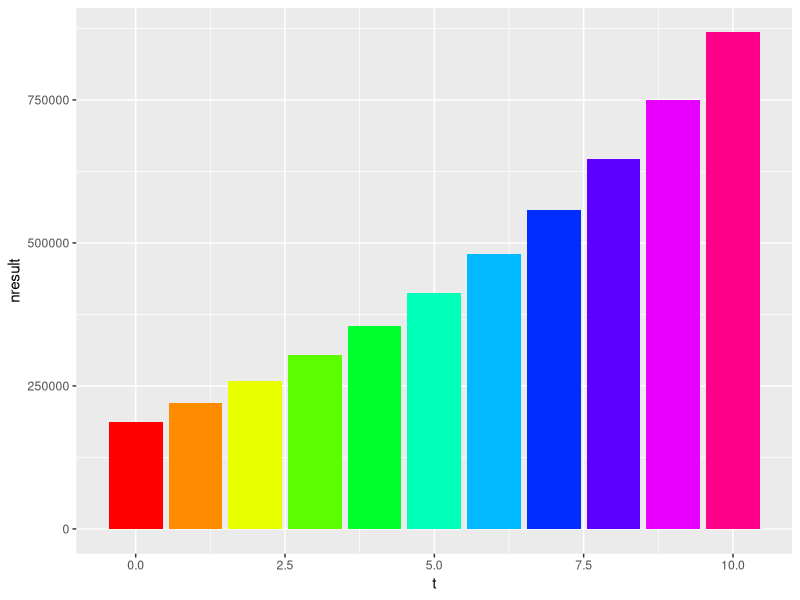
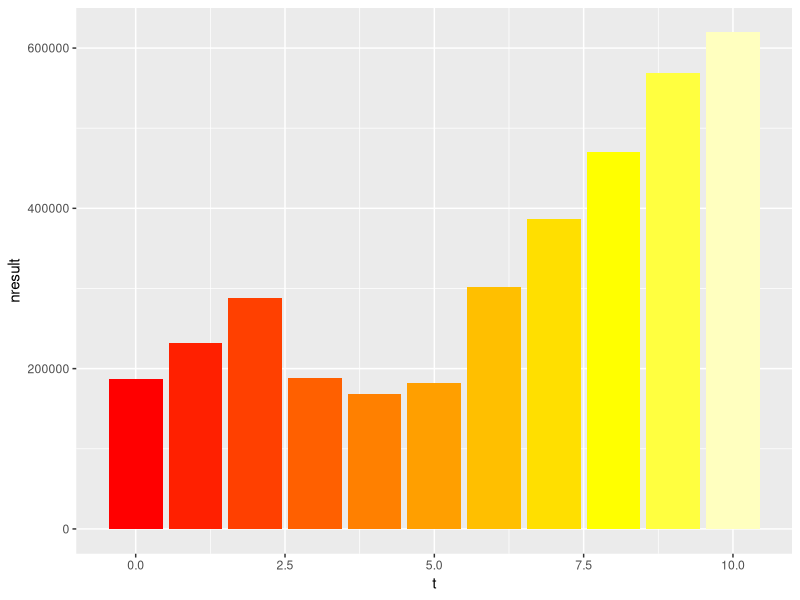
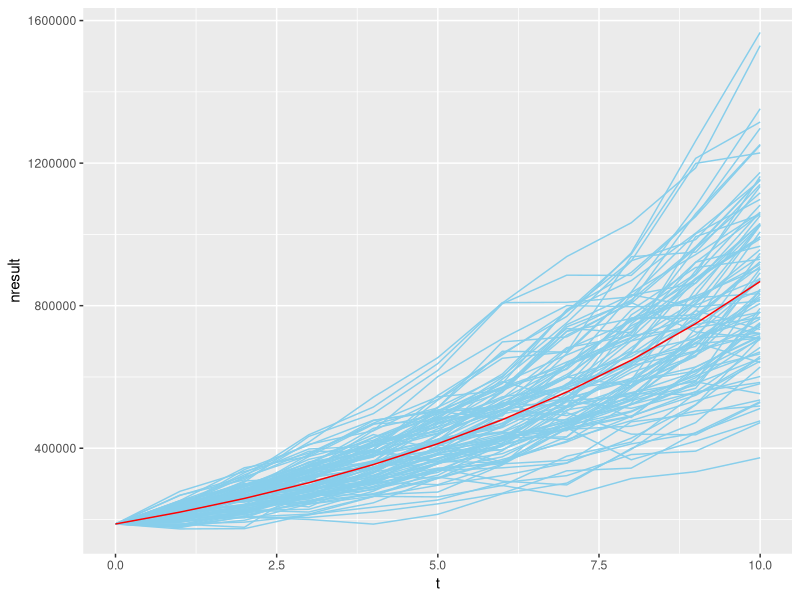
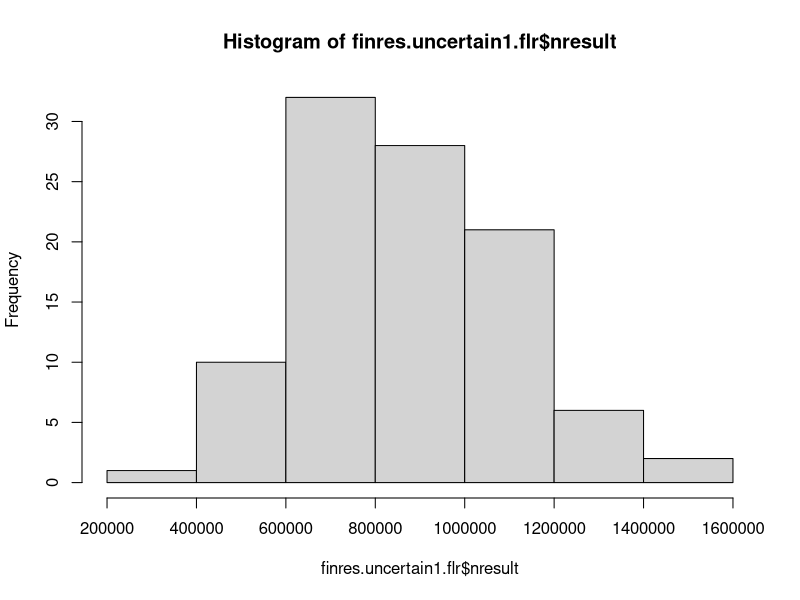
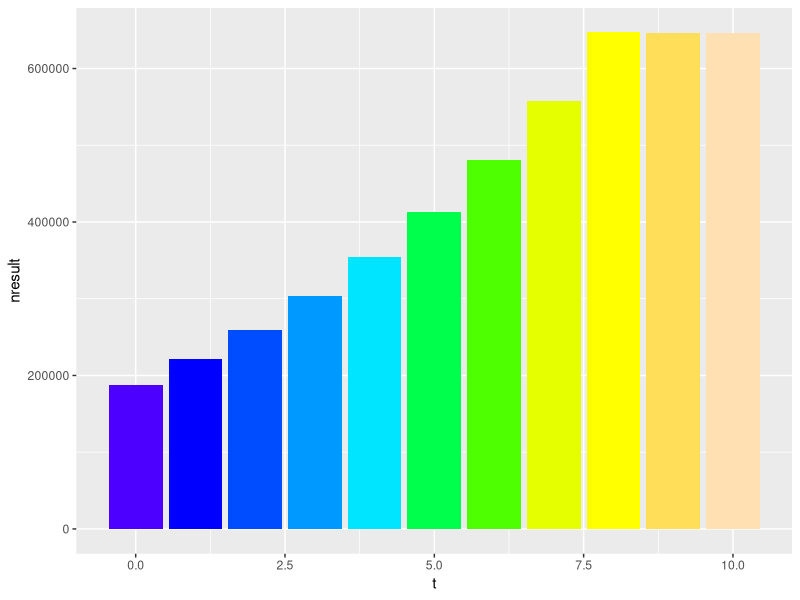

Recreate these plots in R, in order.
## ---- chunk 1
# Turn off scientific notation
options(scipen=999)

# Define starting values
t <- 0
sales <- 1000000
varcosts <- sales * 0.7
fixcosts <- 50000
gresult <- sales - varcosts - fixcosts
taxes <- gresult * 0.25
nresult <- gresult - taxes

finres <- data.frame(t, sales, varcosts, fixcosts, gresult, taxes, nresult)
finres
## ---- chunk 2
# Define a function for calculating growing end values
growthcalc <- function(startvalue, rate) {
  
  endvalue <- startvalue * (1 + rate)
  return(endvalue)
  
}

# Calculate a growing independent series and combine them in data frame
growth <- 0.15
inflation <- 0.012

for (s in c(1:10)) {
  
  t <- c(t, s)
  sales <- c(sales,
             growthcalc(sales[s],
                        growth)
             )
  fixcosts <- c(fixcosts,
                growthcalc(fixcosts[s],
                           inflation)
                )
  
}

finres <- data.frame(t, sales, fixcosts)

# Calculate dependent series
library(dplyr)
finres <- mutate(finres,
                 varcosts = sales * 0.7,
                 gresult = sales - varcosts - fixcosts,
                 taxes = gresult * 0.25,
                 nresult = gresult - taxes
                 )

# Plot series
library(ggplot2)
ggplot(finres, aes(x = t, y = nresult)) +
  geom_col(fill = rainbow(max(t)+1)) +
  theme(legend.position="none")
## ---- chunk 3
# Define starting values
t <- 0
sales <- 1000000
fixcosts <- 50000

# Calculate a growing independent series and combine them in data frame with uncertainty
stdevg <- 0.20
stdevi <- 0.005

for (s in c(1:10)) {
  
  t <- c(t, s)
  sales <- c(sales,
             growthcalc(sales[s],
                        rnorm(1, mean = growth, sd = stdevg)
                        )
             )
  fixcosts <- c(fixcosts,
                growthcalc(fixcosts[s],
                           rnorm(1, mean = inflation, sd = stdevi)
                           )
                )
  
}

finres.uncertain <- data.frame(t, sales, fixcosts)

# Calculate dependent series
finres.uncertain <- mutate(finres.uncertain,
                 varcosts = sales * 0.7,
                 gresult = sales - varcosts - fixcosts,
                 taxes = gresult * 0.25,
                 nresult = gresult - taxes
                 )

# Plot series
ggplot(finres.uncertain, aes(x = t, y = nresult)) +
  geom_col(fill = heat.colors(max(t)+1)) +
  theme(legend.position="none")
## ---- chunk 4
# Define starting values
finres.uncertain1 <- data.frame(NULL, NULL, NULL)


# Calculate a growing independent series and combine them in data frame with uncertainty
stdevg <- 0.10
stdevi <- 0.005

for (r in c(1:100)) {
  finres.uncertain1
  t <- 0
  sales <- 1000000
  fixcosts <- 50000
  
  for (s in c(1:10)) {
  t <- c(t, s)
  sales <- c(sales,
             growthcalc(sales[s],
                        rnorm(1, mean = growth, sd = stdevg)
                        )
             )
  fixcosts <- c(fixcosts,
                growthcalc(fixcosts[s],
                           rnorm(1, mean = inflation, sd = stdevi)
                           )
                )
  }

finres.uncertain1 <- rbind(finres.uncertain1, data.frame(t, sales, fixcosts, simulation = rep(r, 11)))
t <- 0 
}

# Calculate dependent series
finres.uncertain1 <- mutate(finres.uncertain1,
                 varcosts = sales * 0.7,
                 gresult = sales - varcosts - fixcosts,
                 taxes = gresult * 0.25,
                 nresult = gresult - taxes
                 )

# Plot series
ggplot() +
  geom_line(data = finres.uncertain1, aes(x = t, y = nresult, group = simulation), color = "skyblue") +
  geom_line(data = finres, aes(x = t, y = nresult), color = "red") +
  theme(legend.position="none")

finres.uncertain1.flr <- filter(finres.uncertain1, t == 10)
hist(finres.uncertain1.flr$nresult)
mean(finres.uncertain1.flr$nresult)
sd(finres.uncertain1.flr$nresult)
## ---- chunk 5
# Function for calculating present values
presval <- function(futurevalue, discountrate, nperiods) {
  
  presentvalue <- futurevalue / (1 + discountrate)^nperiods
  
}

# Calculate present values of net results and add to data frame
discrate <- 0.05
finres.uncertain <- mutate(finres.uncertain,
                 nresult.pres = presval(nresult, discrate, t)
                 )

finres.uncertain

investment <- 4000000
netpresval <- -investment + sum(finres.uncertain$nresult.pres[-1])
## ---- chunk 6
# Define starting values
t <- 0
sales <- 1000000
fixcosts <- 50000
# Define a function for calculating growing end values

# Calculate a growing independent series and combine them in data frame
growth <- c(rep(0.15, 8), rep(0, 2))
inflation <- 0.012

for (s in c(1:10)) {
  
  t <- c(t, s)
  sales <- c(sales,
             growthcalc(sales[s],
                        growth[s])
             )
  fixcosts <- c(fixcosts,
                growthcalc(fixcosts[s],
                           inflation)
                )
  
}

finresa <- data.frame(t, sales, fixcosts)

# Calculate dependent series
library(dplyr)
finresa <- mutate(finresa,
                 varcosts = sales * 0.7,
                 gresult = sales - varcosts - fixcosts,
                 taxes = gresult * 0.25,
                 nresult = gresult - taxes
                 )

# Plot series
library(ggplot2)
ggplot(finresa, aes(x = t, y = nresult)) +
  geom_col(fill = topo.colors(max(t)+1)) +
  theme(legend.position="none")
